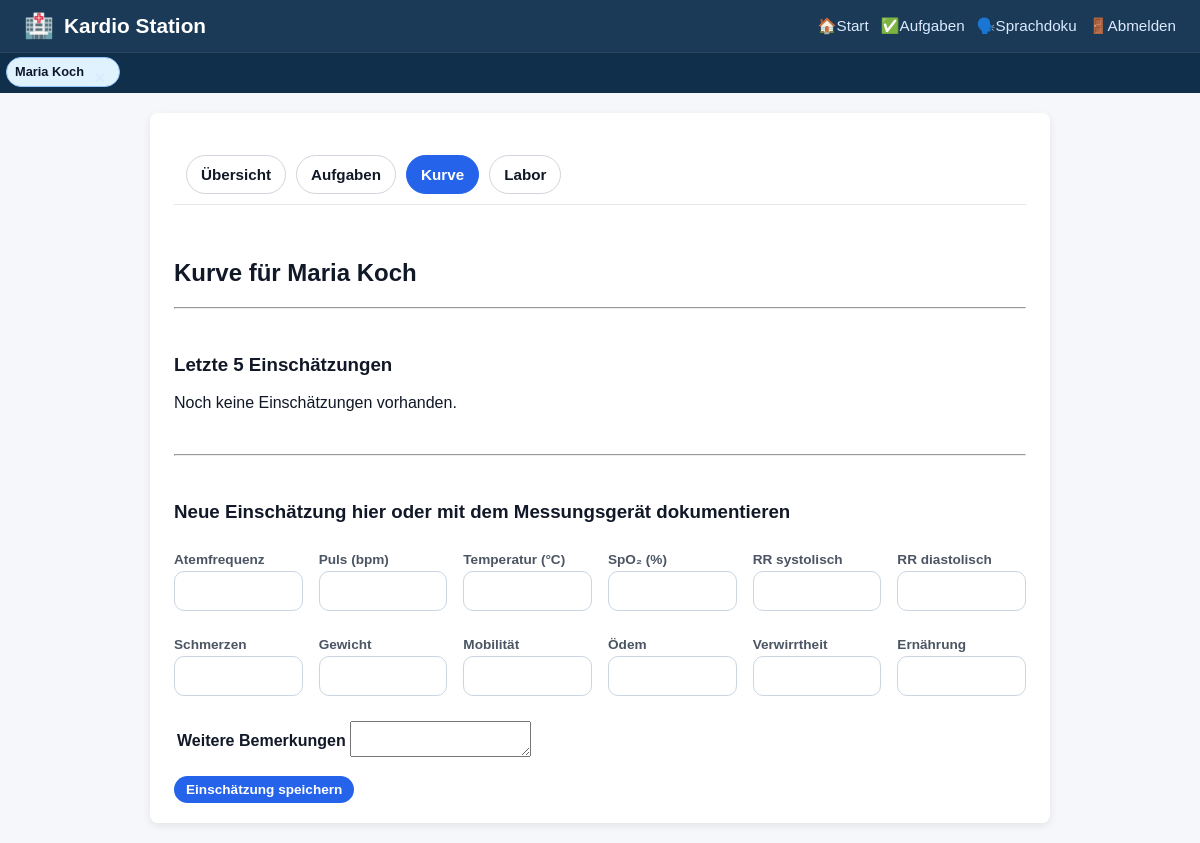
/patient/1/flowsheet, run on an earlier commit of the app's database.
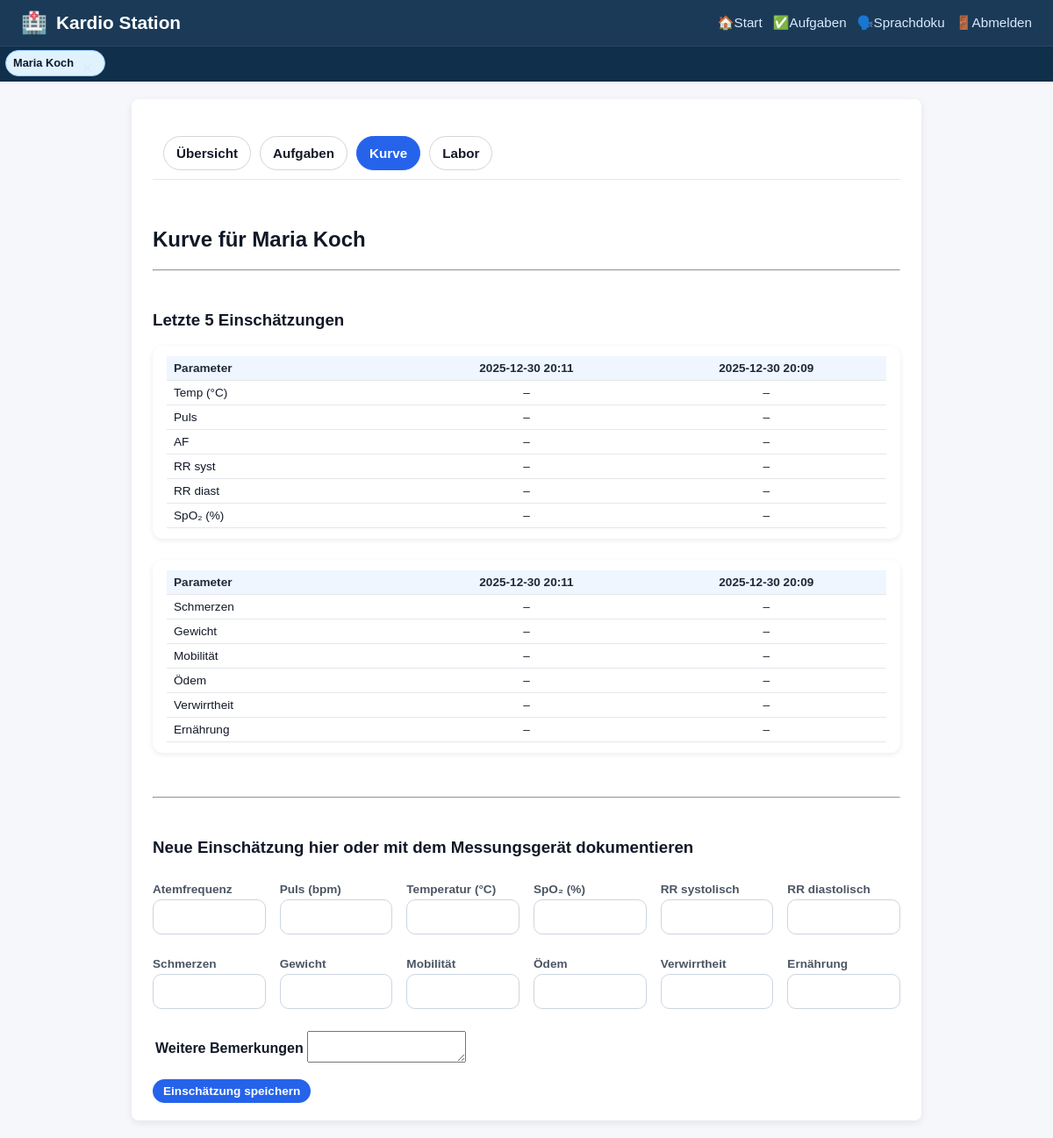
And on a later commit of the database.
### tables this page shows
CREATE TABLE patients (
    id INTEGER PRIMARY KEY AUTOINCREMENT,
    patient_identifier TEXT NOT NULL,
    name TEXT NOT NULL,
    gender TEXT,
    dob TEXT,
    room TEXT,
    diagnosis TEXT,
    bezugspflege_id INTEGER,
    allergies TEXT,
    code_status TEXT,
    admission_date TEXT,
    expected_discharge TEXT,
    primary_doctor TEXT,
    photo_filename TEXT,
    FOREIGN KEY (bezugspflege_id) REFERENCES nurses(id)
);

CREATE TABLE assessments (
    id INTEGER PRIMARY KEY AUTOINCREMENT,
    patient_id INTEGER NOT NULL,
    created_at TEXT,
    author TEXT,

    -- Vital signs
    temperature REAL,
    heart_rate INTEGER,
    respiration_rate INTEGER,
    systolic_bp INTEGER,
    diastolic_bp INTEGER,
    oxygen_sat INTEGER,
    weight INTEGER,

    -- Symptom / risk scales
    pain INTEGER,
    mobility INTEGER,
    edema INTEGER,
    confusion INTEGER,
    nutrition INTEGER,

    -- Body systems notes
    skin TEXT,
    cardiac TEXT,
    respiratory TEXT,
    endocrine TEXT,
    lymphatic TEXT,
    musculoskeletal TEXT,
    neuro TEXT,
    gastro TEXT,
    other_notes TEXT,

    FOREIGN KEY (patient_id) REFERENCES patients(id)
);

### app.py (the view, shortened to what this page needs)
@app.route("/patient/<int:patient_id>/flowsheet", methods=["GET", "POST"])
def flowsheet(patient_id):
    conn = get_connection()
    cur = conn.cursor()
    cur.execute("SELECT * FROM patients WHERE id = ?;", (patient_id,))
    patient = cur.fetchone()
    cur.execute("""
            SELECT alert, severity, created_at
            FROM ai_alerts
            WHERE patient_id = ?
            ORDER BY datetime(created_at) DESC;
        """, (patient_id,))
    alerts = cur.fetchall()
    cur.execute("""
        SELECT *
        FROM assessments
        WHERE patient_id = ?
        ORDER BY datetime(created_at) DESC
        LIMIT 5;
    """, (patient_id,))
    recent_assessments = cur.fetchall()
    if patient:
        add_patient_tab(patient["id"], patient["name"], url_for("flowsheet", patient_id=patient["id"]))
        set_active_patient(patient["id"])
    current_nurse = get_current_nurse(conn)
    conn.close()
    return render_template(
        "flowsheet.html",
        alerts=alerts,
        patient=patient,
        recent_assessments=recent_assessments,
        current_nurse=current_nurse,
        active_tab="flowsheet",
    )

### app.py (called while the page is built, shortened)
def get_connection():
    conn = sqlite3.connect(DB_PATH)
    conn.row_factory = sqlite3.Row
    return conn

def get_current_nurse(conn=None):
    nurse_id = session.get("current_nurse_id")
    if not nurse_id:
        return None

def add_patient_tab(patient_id: int, patient_name: str, url: str):
    tabs = session.get("patient_tabs", [])
    tabs = [t for t in tabs if t.get("patient_id") != patient_id]
    tabs.append({
        "patient_id": patient_id,
        "name": patient_name,
        "url": url,   # where to go back to (last place)
    })
    tabs = tabs[-5:]
    session["patient_tabs"] = tabs

def set_active_patient(patient_id: int):
    session["active_patient_id"] = patient_id

### templates/flowsheet.html (shortened to what the changed rows need)
<!DOCTYPE html>
<html lang="en">
<head>
    <link rel="stylesheet" href="{{ url_for('static', filename='styles.css') }}">
</head>
{% extends "base.html" %}
{% block content %}
<body>
{% include "_patient_tabs.html" %}
    <h2>Kurve für {{ patient.name }}</h2>
    <hr><br>
   <h3>Letzte 5 Einschätzungen</h3>
{% if recent_assessments %}
<div class="vitals-history-card">
    <table class="vitals-history-table">
        <thead>
            <tr>
                <th>Parameter</th>
                {% for a in recent_assessments %}
                    <th>{{ a["created_at"].replace("T", " ") }}</th>
                {% endfor %}
            </tr>
        </thead>
        <tbody>
            <tr>
                <td>Temp (°C)</td>
                {% for a in recent_assessments %}
                    <td>
                        {% if a.temperature is not none %}
                            <span class="vital-chip and {% if a.temperature < 36 or a.temperature > 38 %}vital-high{% endif %}">
                                {{ a.temperature }}</span>
                        {% else %}–{% endif %}
                    </td>
                {% endfor %}
            </tr>
            <tr>
                <td>Puls</td>
                {% for a in recent_assessments %}
                    <td>
                        {% if a.heart_rate is not none %}
                            <span class="vital-chip and {% if a.heart_rate < 60 or a.heart_rate > 110 %}vital-high{% endif %}">
                                {{ a.heart_rate }}</span>
                        {% else %}–{% endif %}
                    </td>
                {% endfor %}
            </tr>
            <tr>
                <td>AF</td>
                {% for a in recent_assessments %}
                    <td>
                        {% if a.respiration_rate is not none %}
                            <span class="vital-chip {% if a.respiration_rate < 12 or a.respiration_rate > 20 %}vital-high{% endif %}">
                                {{ a.respiration_rate }}
                            </span>
                        {% else %}–{% endif %}
                    </td>
                {% endfor %}
            </tr>
            <tr>
                <td>RR syst</td>
                {% for a in recent_assessments %}
                    <td>
                        {% if a.systolic_bp is not none %}
                            <span class="vital-chip {% if a.systolic_bp < 90 or a.systolic_bp > 140 %}vital-high{% endif %}">
                                {{ a.systolic_bp }}
                            </span>
                        {% else %}–{% endif %}
                    </td>
                {% endfor %}
            </tr>
                <tr>
                    <td>RR diast</td>
                    {% for a in recent_assessments %}
                        <td>
                            {% if a.diastolic_bp is not none %}
                                <span class="vital-chip {% if a.diastolic_bp < 60 or a.diastolic_bp > 90 %}vital-high{% endif %}">
                                    {{ a.diastolic_bp }}
                                </span>
                            {% else %}–{% endif %}
                        </td>
                    {% endfor %}
                </tr>
                <tr>
                    <td>SpO₂ (%)</td>
                    {% for a in recent_assessments %}
                        <td>
                            {% if a.oxygen_sat is not none %}
                                <span class="vital-chip {% if a.oxygen_sat < 90 %}vital-high{% endif %}">
                                    {{ a.oxygen_sat }}
                                </span>
                            {% else %}–{% endif %}
                        </td>
                    {% endfor %}
                </tr>
            </tbody>
    </table>
</div>
{% else %}
    <p>Noch keine Einschätzungen vorhanden.</p>
{% endif %}
            {% if recent_assessments %}
<div class="vitals-history-card">
    <table class="vitals-history-table">
        <thead>
            <tr>
                <th>Parameter</th>
                {% for a in recent_assessments %}
                    <th>{{ a["created_at"].replace("T", " ") }}</th>
                {% endfor %}
            </tr>
        </thead>
        <tbody>
                <tr>
                    <td>Schmerzen</td>
                    {% for a in recent_assessments %}
                        <td>
                            {% if a.pain is not none %}
                                <span class="vital-chip {% if a.pain > 6 %}vital-high{% endif %}">
                                    {{ a.pain }}
                                </span>
                            {% else %}–{% endif %}
                        </td>
                    {% endfor %}
                </tr>
                <tr>
                    <td>Gewicht</td>
                    {% for a in recent_assessments %}
                        <td>
                            {% if a.weight is not none %}
                                <span class="vital-chip {% if a.weight > 90 %}vital-high{% endif %}">
                                    {{ a.weight }}
                                </span>
                            {% else %}–{% endif %}
                        </td>
                    {% endfor %}
                </tr>
                 <tr>
                    <td>Mobilität</td>
                    {% for a in recent_assessments %}
                        <td>
                            {% if a.mobility is not none %}
                                <span class="vital-chip {% if a.mobility < 3 %}vital-high{% endif %}">
                                    {{ a.mobility }}
                                </span>
                            {% else %}–{% endif %}
                        </td>
                    {% endfor %}
                </tr>
                 <tr>
                    <td>Ödem</td>
                    {% for a in recent_assessments %}
                        <td>
                            {% if a.edema is not none %}
                                <span class="vital-chip {% if a.edema > 8 %}vital-high{% endif %}">
                                    {{ a.edema }}
                                </span>
                            {% else %}–{% endif %}
                        </td>
                    {% endfor %}
                </tr>
                 <tr>
                    <td>Verwirrtheit</td>
                    {% for a in recent_assessments %}
                        <td>
                            {% if a.confusion is not none %}
                                <span class="vital-chip {% if a.confusion > 8 %}vital-high{% endif %}">
                                    {{ a.confusion }}
                                </span>
                            {% else %}–{% endif %}
                        </td>
                    {% endfor %}
                </tr>
                 <tr>
                    <td>Ernährung</td>
                    {% for a in recent_assessments %}
                        <td>
                            {% if a.nutrition is not none %}
                                <span class="vital-chip {% if a.nutrition < 4 %}vital-high{% endif %}">
                                    {{ a.nutrition }}
                                </span>
                            {% else %}–{% endif %}
                        </td>
                    {% endfor %}
                </tr>
        </tbody>
    </table>
</div>
{% endif %}
    <br><hr><br>
    <h3>Neue Einschätzung hier oder mit dem Messungsgerät dokumentieren </h3>
    <form action="{{ url_for('flowsheet', patient_id=patient.id) }}" method="POST">
        <div class="table-wrapper vitals-card">
            </div>
        <br>
        <div>
</div>
<button type="submit" class="btn-primary">Einschätzung speichern</button>
   </form>
{% endblock %}

### templates/base.html (shortened to what this page needs)
<!DOCTYPE html>
<html lang="de">
<head>
  <link rel="stylesheet" href="{{ url_for('static', filename='styles.css') }}">
</head>
<body>
<div class="header">
  <div class="header-title">
    <span class="icon">🏥</span>
    <span>Kardio Station</span>
  </div>
  <div class="nav-links">
    <a href="{{ url_for('home') }}">🏠Start</a>
    <a href="{{ url_for('tasks_view') }}">✅Aufgaben</a>
    <a href="{{ url_for('voice_doc') }}">🗣️Sprachdoku</a>
    <a href="{{ url_for('logout') }}">🚪Abmelden</a>
  </div>
</div>
{% set tabs = session.get("patient_tabs", []) %}
{% if tabs %}
  <div class="patient-tabs-bar">
    <div class="patient-tabs-scroll">
      {% for t in tabs %}
        <div class="patient-tab {% if session.get('active_patient_id') == t.patient_id %}active{% endif %}">
          <a class="patient-tab-link" href="{{ t.url }}">{{ t.name }}</a>
          <form method="POST" action="{{ url_for('close_current_patient') }}" class="patient-tab-exit-form">
  <button type="submit"
          class="patient-tab-exit"
          aria-label="Patient schließen">
  </button>
</form>
        </div>
      {% endfor %}
    </div>
  </div>
{% endif %}
<div class="container">
  {% block content %}{% endblock %}
</div>
</body>
</html>

What changed in the data, as far as the page shows it:
added assessments: created_at.replace "2025-12-30 20:11"
added assessments: created_at.replace "2025-12-30 20:09"
Also different on the page:
text no longer shown: "Noch keine Einschätzungen vorhanden."
text now shown: "Parameter Temp (°C) Puls AF RR syst RR diast SpO₂ (%) Parameter Schmerzen Gewicht Mobilität Ödem Verwirrtheit Ernährung"
